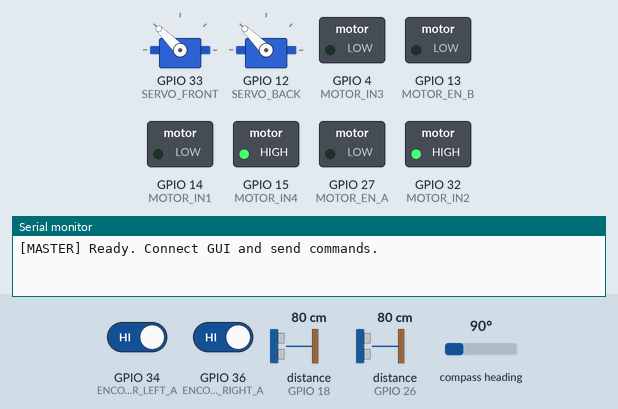
Recording of a sketch running on a simulated ESP32. On the bench: 2 × servo, switched loads named in the sketch (green lamp = pin HIGH), the last lines printed to the serial monitor. Wiring (inferred from the names in the program): 2 × ultrasonic range finder: trigger GPIO 5, echo GPIO 18 / trigger GPIO 25, echo GPIO 26. Dashed ring = blinking. Inputs (shaded band) come from the test bench; at power-on: distance to the obstacle (sensors on GPIO 18, GPIO 26) 80 cm, GPIO 34 (ENCODER_LEFT_A) HIGH, GPIO 36 (ENCODER_RIGHT_A) HIGH, compass heading 90°. The echo pulse lasts 58.3 µs per cm; pins used as bus, display or sensor lines are not drawn.

Above: at 1.2 s.
1.3 s: distance to the obstacle (sensor on GPIO 18) set to 22 cm
At 3.0 s:
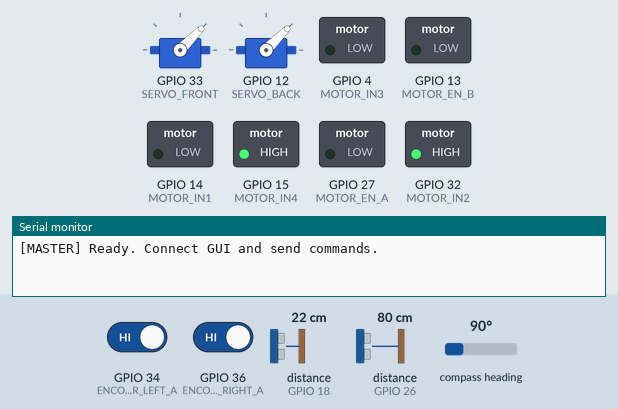
4.3 s: distance to the obstacle (sensor on GPIO 18) set to 20 cm
At 5.04 s:
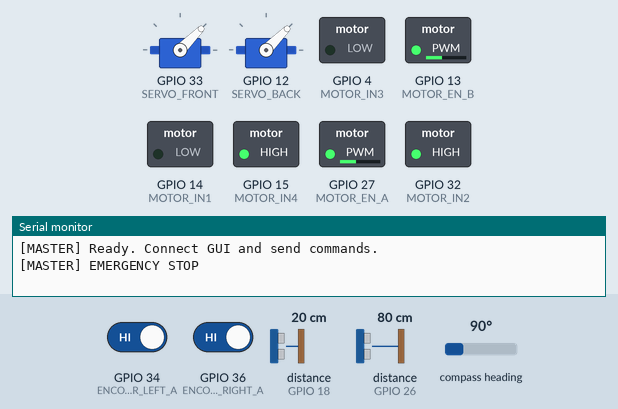
At 6.29 s:
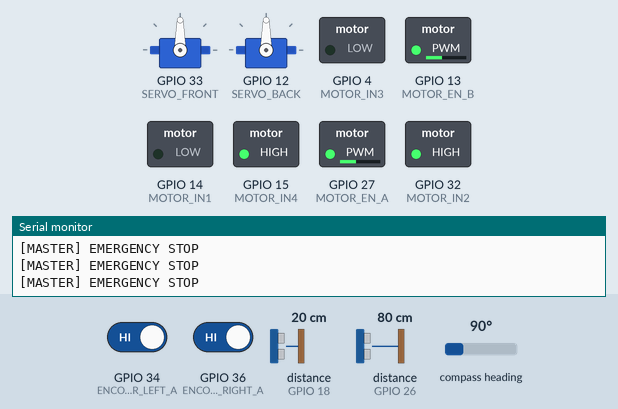
Timing chart, 0 to 13.3 s (numbered marks = the images above; inputs shaded):
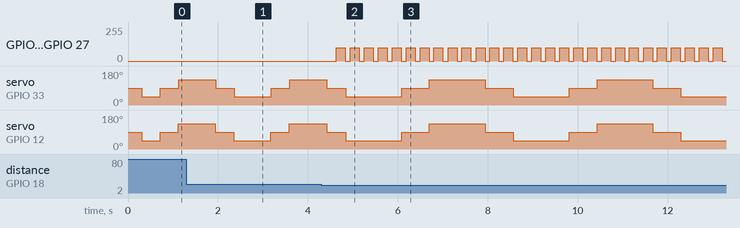

The sketch:

master.ino
```cpp
/*
 * ============================================================
 *  SWARM ROBOTICS — MASTER BOT FIRMWARE
 *  ESP32 | Bot ID: 1
 *
 *  Role  : Receives manual commands from PC GUI over Serial,
 *          moves accordingly, records path waypoints, and
 *          broadcasts position + waypoints to slave bots
 *          via ESP-NOW so they follow the same trail.
 *
 *  Author: (Your Name)
 *  Date  : 2025
 * ============================================================
 */

#include <esp_now.h>
#include <WiFi.h>
#include <ESP32Servo.h>
#include <QMC5883LCompass.h>
#include <Wire.h>

// ─────────────────────────────────────────
//  BOT CONFIG
// ─────────────────────────────────────────
#define BOT_ID            1
#define NUM_BOTS          3
#define MAX_WAYPOINTS     30     // circular path buffer
#define WAYPOINT_SPACING  15.0f  // cm — record new waypoint every N cm

// ─────────────────────────────────────────
//  PINS
// ─────────────────────────────────────────
#define ENCODER_LEFT_A   34
#define ENCODER_RIGHT_A  36

#define TRIG_FRONT  5
#define ECHO_FRONT  18
#define SERVO_FRONT 33
#define TRIG_BACK   25
#define ECHO_BACK   26
#define SERVO_BACK  12

#define MOTOR_EN_A  27
#define MOTOR_IN1   14
#define MOTOR_IN2   32
#define MOTOR_EN_B  13
#define MOTOR_IN3    4
#define MOTOR_IN4   15

// ─────────────────────────────────────────
//  WHEEL / ENCODER CONSTANTS
// ─────────────────────────────────────────
#define WHEEL_RADIUS_CM  3.3f
#define WHEEL_BASE_CM    14.0f
#define PULSES_PER_REV   330.0f
#define PI               3.14159265f

// ─────────────────────────────────────────
//  SENSOR / SCAN CONFIG
// ─────────────────────────────────────────
#define SCAN_INTERVAL            300   // ms between servo steps
#define SERVO_SETTLE             100   // ms after servo move
#define DISTANCE_THRESHOLD       50    // cm — obstacle detection
#define EMERGENCY_STOP_DIST      20    // cm
#define OBSTACLE_CONFIRM_DELAY   1500  // ms

// ─────────────────────────────────────────
//  COMMS
// ─────────────────────────────────────────
#define BEACON_INTERVAL   150   // ms
#define BOT_TIMEOUT       1500  // ms — peer considered lost

// ─────────────────────────────────────────
//  MOTOR CONTROL
// ─────────────────────────────────────────
#define BASE_SPEED         160
#define TURN_SPEED         120
#define SERIAL_BAUD        115200

// ─────────────────────────────────────────
//  PEER MAC ADDRESSES  (update to match your bots)
// ─────────────────────────────────────────
uint8_t slaveMac1[] = {0x24, 0x6F, 0x28, 0xAB, 0xCD, 0xEF};  // Slave Bot 2
uint8_t slaveMac2[] = {0x24, 0x6F, 0x28, 0x12, 0x34, 0x56};  // Slave Bot 3

// ─────────────────────────────────────────
//  DATA STRUCTURES
// ─────────────────────────────────────────

// Shared over ESP-NOW
typedef struct {
  int   botID;
  float x, y;
  float orientation;
  int   state;          // master uses: 0=MANUAL, 1=AUTO_FOLLOW, 2=STOP
  float velocity;
  // Waypoint the slaves should head to
  float wpX, wpY;
  int   wpIndex;        // slaves use this to stay in order
  unsigned long timestamp;
} BotMessage;

BotMessage myData;
BotMessage peerData[NUM_BOTS + 1];

// Waypoint circular buffer
typedef struct {
  float x, y;
} Waypoint;

Waypoint waypoints[MAX_WAYPOINTS];
int wpHead    = 0;   // next write position
int wpCount   = 0;   // total valid waypoints
float lastWpX = 0, lastWpY = 0;

// Sensor scanning state
typedef struct {
  Servo        servo;
  int          trigPin, echoPin;
  const char*  label;
  int          angles[5]     = {0, 45, 90, 135, 180};
  int          currentIdx    = 0;
  int          direction     = 1;
  unsigned long lastScanTime = 0;
  bool         waitSettle    = false;
  long         lastDist[5]   = {999,999,999,999,999};
  bool         obstacle[5]   = {false};
  unsigned long firstDetect[5] = {0};
} SensorUnit;

SensorUnit frontSensor = {.trigPin = TRIG_FRONT, .echoPin = ECHO_FRONT, .label = "F"};
SensorUnit backSensor  = {.trigPin = TRIG_BACK,  .echoPin = ECHO_BACK,  .label = "B"};

// ─────────────────────────────────────────
//  POSITION / ORIENTATION
// ─────────────────────────────────────────
volatile long leftEnc  = 0;
volatile long rightEnc = 0;
QMC5883LCompass compass;
float posX = 0, posY = 0;
float heading = 0;    // degrees, 0 = North

// ─────────────────────────────────────────
//  CONTROL STATE
// ─────────────────────────────────────────
enum MasterState { MANUAL, AUTO_FOLLOW, STOPPED };
MasterState masterState = STOPPED;

// Manual drive commands from GUI
int cmdLeft  = 0;
int cmdRight = 0;

unsigned long lastBeacon = 0;

// ─────────────────────────────────────────
//  ISR — ENCODERS
// ─────────────────────────────────────────
void IRAM_ATTR isrLeft()  { leftEnc++;  }
void IRAM_ATTR isrRight() { rightEnc++; }

// ─────────────────────────────────────────
//  MOTOR HELPER
// ─────────────────────────────────────────
void setMotors(int L, int R) {
  L = constrain(L, -255, 255);
  R = constrain(R, -255, 255);
  analogWrite(MOTOR_EN_A, abs(L));
  analogWrite(MOTOR_EN_B, abs(R));
  digitalWrite(MOTOR_IN1, L > 0 ? HIGH : LOW);
  digitalWrite(MOTOR_IN2, L > 0 ? LOW  : HIGH);
  digitalWrite(MOTOR_IN3, R > 0 ? HIGH : LOW);
  digitalWrite(MOTOR_IN4, R > 0 ? LOW  : HIGH);
}

// ─────────────────────────────────────────
//  SENSOR
// ─────────────────────────────────────────
long getDistance(int trig, int echo) {
  digitalWrite(trig, LOW);  delayMicroseconds(2);
  digitalWrite(trig, HIGH); delayMicroseconds(10);
  digitalWrite(trig, LOW);
  long d = pulseIn(echo, HIGH, 25000);
  return (d == 0) ? 999 : d * 0.034 / 2;
}

void updateSensor(SensorUnit &s) {
  unsigned long now = millis();
  if (s.waitSettle) {
    if (now - s.lastScanTime > SERVO_SETTLE) {
      int idx = s.currentIdx;
      long d  = getDistance(s.trigPin, s.echoPin);
      s.lastDist[idx] = d;
      // Simple debounce confirmation
      if (d < DISTANCE_THRESHOLD) {
        if (s.firstDetect[idx] == 0) s.firstDetect[idx] = now;
        if (now - s.firstDetect[idx] > OBSTACLE_CONFIRM_DELAY) s.obstacle[idx] = true;
      } else {
        s.firstDetect[idx] = 0;
        s.obstacle[idx]    = false;
      }
      s.waitSettle   = false;
      s.lastScanTime = now;
    }
  } else if (now - s.lastScanTime > SCAN_INTERVAL) {
    s.currentIdx += s.direction;
    if (s.currentIdx >= 4) { s.direction = -1; s.currentIdx = 3; }
    else if (s.currentIdx <= 0) { s.direction =  1; s.currentIdx = 1; }
    s.servo.write(s.angles[s.currentIdx]);
    s.waitSettle   = true;
    s.lastScanTime = now;
  }
}

bool emergencyObstacle() {
  for (int i = 0; i < 5; i++) {
    if (frontSensor.obstacle[i] && frontSensor.lastDist[i] < EMERGENCY_STOP_DIST) return true;
    if (backSensor.obstacle[i]  && backSensor.lastDist[i]  < EMERGENCY_STOP_DIST) return true;
  }
  return false;
}

// ─────────────────────────────────────────
//  POSITION TRACKING
// ─────────────────────────────────────────
void updateCompass() {
  compass.read();
  heading = compass.getAzimuth();
}

void updateOdometry() {
  static long prevL = 0, prevR = 0;
  static unsigned long lastT = 0;
  unsigned long now = millis();
  if (now - lastT < 80) return;

  noInterrupts();
  long cL = leftEnc; long cR = rightEnc;
  interrupts();

  long dL = cL - prevL; long dR = cR - prevR;
  prevL = cL; prevR = cR; lastT = now;

  float distL = 2 * PI * WHEEL_RADIUS_CM * dL / PULSES_PER_REV;
  float distR = 2 * PI * WHEEL_RADIUS_CM * dR / PULSES_PER_REV;
  float dist  = (distL + distR) / 2.0f;
  float rad   = heading * PI / 180.0f;
  posX += dist * cos(rad);
  posY += dist * sin(rad);

  float vel = dist / ((now - lastT) / 1000.0f + 0.001f);
  myData.velocity = vel;

  // Record waypoint if moved far enough
  float dx = posX - lastWpX, dy = posY - lastWpY;
  if (sqrt(dx*dx + dy*dy) >= WAYPOINT_SPACING) {
    waypoints[wpHead] = {posX, posY};
    wpHead  = (wpHead + 1) % MAX_WAYPOINTS;
    wpCount = min(wpCount + 1, MAX_WAYPOINTS);
    lastWpX = posX; lastWpY = posY;
  }
}

// ─────────────────────────────────────────
//  ESP-NOW
// ─────────────────────────────────────────
void OnSent(const uint8_t*, esp_now_send_status_t s) {
  if (s != ESP_NOW_SEND_SUCCESS) Serial.println("[ESPNOW] Send fail");
}

void OnRecv(const esp_now_recv_info_t*, const uint8_t* data, int len) {
  BotMessage msg;
  memcpy(&msg, data, sizeof(msg));
  if (msg.botID >= 1 && msg.botID <= NUM_BOTS)
    peerData[msg.botID] = msg;
}

void initESPNow() {
  WiFi.mode(WIFI_STA);
  WiFi.disconnect();
  if (esp_now_init() != ESP_OK) { Serial.println("[ESPNOW] Init failed"); ESP.restart(); }
  esp_now_register_send_cb(OnSent);
  esp_now_register_recv_cb(OnRecv);
  esp_now_peer_info_t p = {};
  p.channel = 0; p.encrypt = false;
  memcpy(p.peer_addr, slaveMac1, 6); esp_now_add_peer(&p);
  memcpy(p.peer_addr, slaveMac2, 6); esp_now_add_peer(&p);
}

void sendBeacon() {
  myData.botID       = BOT_ID;
  myData.x           = posX;
  myData.y           = posY;
  myData.orientation = heading;
  myData.state       = masterState;
  myData.timestamp   = millis();

  // Send latest waypoint for slaves to follow
  if (wpCount > 0) {
    int latestWp    = (wpHead - 1 + MAX_WAYPOINTS) % MAX_WAYPOINTS;
    myData.wpX      = waypoints[latestWp].x;
    myData.wpY      = waypoints[latestWp].y;
    myData.wpIndex  = wpHead;
  }

  esp_now_send(slaveMac1, (uint8_t*)&myData, sizeof(myData));
  esp_now_send(slaveMac2, (uint8_t*)&myData, sizeof(myData));
}

// ─────────────────────────────────────────
//  SERIAL GUI COMMAND PARSER
//  Protocol (newline-terminated):
//    F<speed>   — forward   e.g. F160
//    B<speed>   — backward  e.g. B120
//    L<speed>   — turn left
//    R<speed>   — turn right
//    S          — stop
//    A          — auto-follow mode ON
//    M          — manual mode ON
//    ?          — telemetry request
// ─────────────────────────────────────────
void handleSerial() {
  if (!Serial.available()) return;
  String cmd = Serial.readStringUntil('\n');
  cmd.trim();
  if (cmd.length() == 0) return;

  char ch  = cmd.charAt(0);
  int  val = cmd.length() > 1 ? cmd.substring(1).toInt() : BASE_SPEED;
  val = constrain(val, 0, 255);

  switch (ch) {
    case 'F': case 'f':
      masterState = MANUAL; cmdLeft =  val; cmdRight =  val; break;
    case 'B': case 'b':
      masterState = MANUAL; cmdLeft = -val; cmdRight = -val; break;
    case 'L': case 'l':
      masterState = MANUAL; cmdLeft = -TURN_SPEED; cmdRight = TURN_SPEED; break;
    case 'R': case 'r':
      masterState = MANUAL; cmdLeft =  TURN_SPEED; cmdRight = -TURN_SPEED; break;
    case 'S': case 's':
      masterState = STOPPED; cmdLeft = 0; cmdRight = 0; break;
    case 'A': case 'a':
      masterState = AUTO_FOLLOW; Serial.println("AUTO_FOLLOW"); break;
    case 'M': case 'm':
      masterState = MANUAL; Serial.println("MANUAL"); break;
    case '?':
      // Send JSON telemetry back to GUI
      Serial.printf("{\"id\":%d,\"x\":%.2f,\"y\":%.2f,\"hdg\":%.1f,"
                    "\"state\":%d,\"wp\":%d,\"vel\":%.2f}\n",
                    BOT_ID, posX, posY, heading, masterState, wpCount, myData.velocity);
      // Also send peer data
      for (int i = 1; i <= NUM_BOTS; i++) {
        if (i == BOT_ID) continue;
        if (millis() - peerData[i].timestamp < BOT_TIMEOUT) {
          Serial.printf("{\"id\":%d,\"x\":%.2f,\"y\":%.2f,\"hdg\":%.1f,\"state\":%d}\n",
                        i, peerData[i].x, peerData[i].y,
                        peerData[i].orientation, peerData[i].state);
        }
      }
      break;
  }
}

// ─────────────────────────────────────────
//  SETUP
// ─────────────────────────────────────────
void setup() {
  Serial.begin(SERIAL_BAUD);

  // Sensor pins
  pinMode(TRIG_FRONT, OUTPUT); pinMode(ECHO_FRONT, INPUT);
  pinMode(TRIG_BACK,  OUTPUT); pinMode(ECHO_BACK,  INPUT);

  // Motor pins
  pinMode(MOTOR_EN_A, OUTPUT); pinMode(MOTOR_IN1, OUTPUT); pinMode(MOTOR_IN2, OUTPUT);
  pinMode(MOTOR_EN_B, OUTPUT); pinMode(MOTOR_IN3, OUTPUT); pinMode(MOTOR_IN4, OUTPUT);
  setMotors(0, 0);

  // Encoders
  pinMode(ENCODER_LEFT_A,  INPUT_PULLUP);
  pinMode(ENCODER_RIGHT_A, INPUT_PULLUP);
  attachInterrupt(digitalPinToInterrupt(ENCODER_LEFT_A),  isrLeft,  RISING);
  attachInterrupt(digitalPinToInterrupt(ENCODER_RIGHT_A), isrRight, RISING);

  // Compass
  Wire.begin();
  compass.init();
  compass.setCalibration(-200, 110, -500, 300, -200, 200);

  // ESP-NOW
  initESPNow();

  // Servos
  frontSensor.servo.setPeriodHertz(50);
  backSensor.servo.setPeriodHertz(50);
  frontSensor.servo.attach(SERVO_FRONT);
  backSensor.servo.attach(SERVO_BACK);
  frontSensor.servo.write(90);
  backSensor.servo.write(90);

  memset(peerData, 0, sizeof(peerData));
  Serial.println("[MASTER] Ready. Connect GUI and send commands.");
}

// ─────────────────────────────────────────
//  LOOP
// ─────────────────────────────────────────
void loop() {
  updateCompass();
  updateOdometry();
  handleSerial();
  updateSensor(frontSensor);
  updateSensor(backSensor);

  // Emergency obstacle override
  if (emergencyObstacle()) {
    setMotors(0, 0);
    delay(100);
    setMotors(-100, -100);  // brief reverse
    delay(200);
    setMotors(0, 0);
    Serial.println("[MASTER] EMERGENCY STOP");
  } else {
    // Normal drive
    if (masterState == MANUAL)  setMotors(cmdLeft, cmdRight);
    if (masterState == STOPPED) setMotors(0, 0);
    // AUTO_FOLLOW: master just continues last manual command; slaves handle path following
  }

  // Periodic beacon to slaves
  if (millis() - lastBeacon >= BEACON_INTERVAL) {
    sendBeacon();
    lastBeacon = millis();
  }

  delay(5);
}
```

Measured:
- the behaviour switches between 21 and 20 cm on distance to the obstacle (sensor on GPIO 18) (found by bisection; images 1 and 2)
- after the input at 4.3 s, GPIO 13 (MOTOR_EN_B), GPIO 27 (MOTOR_EN_A): alternates 100/255 for 0.20 s and 0/255 for 0.11 s, starting after 0.33 s
- by itself, servo on GPIO 33 (SERVO_FRONT), servo on GPIO 12 (SERVO_BACK): repeats every 3.7 s: 45° 1.2 s, 90° 0.62 s, 135° 1.2 s, 90° 0.62 s
